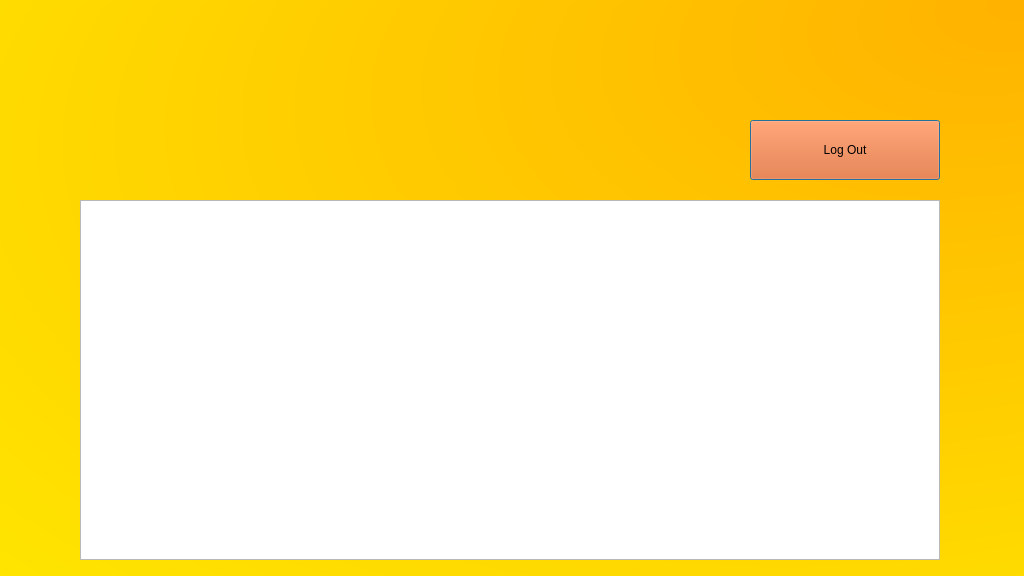
<?xml version="1.0" encoding="UTF-8"?>
<ui version="4.0">
 <class>Dialog</class>
 <widget class="QDialog" name="Dialog">
  <property name="geometry">
   <rect>
    <x>0</x>
    <y>0</y>
    <width>1024</width>
    <height>576</height>
   </rect>
  </property>
  <property name="windowTitle">
   <string>Dialog</string>
  </property>
  <widget class="QWidget" name="bgwidget" native="true">
   <property name="geometry">
    <rect>
     <x>0</x>
     <y>0</y>
     <width>1024</width>
     <height>576</height>
    </rect>
   </property>
   <property name="styleSheet">
    <string notr="true">QWidget#bgwidget{
background-color: qradialgradient(spread:pad, cx:0.528455, cy:0.512, radius:1.456, fx:1, fy:0, stop:0 rgba(255, 178, 0, 255), stop:1 rgba(255, 255, 0, 255));}</string>
   </property>
   <widget class="QTableWidget" name="alltable">
    <property name="geometry">
     <rect>
      <x>80</x>
      <y>200</y>
      <width>860</width>
      <height>360</height>
     </rect>
    </property>
   </widget>
   <widget class="QPushButton" name="logoutbutton">
    <property name="geometry">
     <rect>
      <x>750</x>
      <y>120</y>
      <width>190</width>
      <height>60</height>
     </rect>
    </property>
    <property name="styleSheet">
     <string notr="true">background-color: rgb(255, 85, 0);
font: 75 20pt &quot;Cambria&quot;;</string>
    </property>
    <property name="text">
     <string>Log Out</string>
    </property>
   </widget>
  </widget>
 </widget>
 <resources/>
 <connections/>
</ui>
